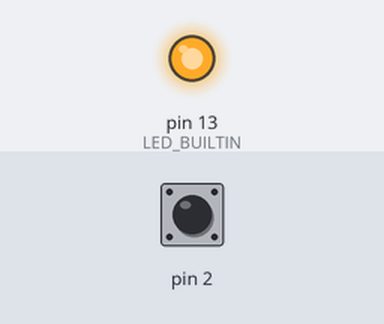
Bench run of a sketch on a simulated Arduino Uno, built with avr-gcc and run on an emulated ATmega328P. Parts: output pins drawn as LEDs (lit = HIGH). The inputs (shaded band) are chosen by the test bench; at power-on: pin 2 HIGH. What the sketch prints to the serial monitor is not drawn.

Above: at 0.1 s.
At 2.1 s:
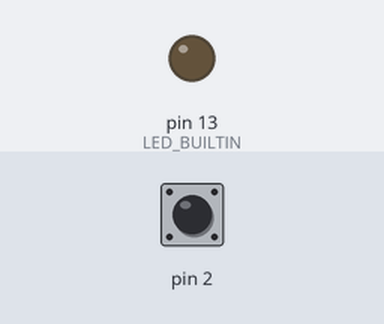
Timing chart, 0 to 3.6 s (numbered marks = the images above):
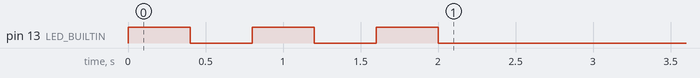

The sketch:

sketch_mar29a.ino
```cpp
void sDelay() {
  delay(1000);
}

void blinkFor(int times) {
  int delayTime = 400;
  int counter = 0;
  while(counter < times) {
    digitalWrite(LED_BUILTIN, HIGH);
    delay(delayTime);
    digitalWrite(LED_BUILTIN, LOW);
    delay(delayTime);
    counter = counter + 1;
  }
}

void setup() {
  Serial.begin(9600);
  // Sets the onboard LED as our output
  pinMode(LED_BUILTIN, OUTPUT);
  // Gets the HIGH and LOW from Digital 2
  pinMode(2, INPUT);
  // Hello i am alive
  blinkFor(3);
  // short delay
  sDelay();
}


// the loop function runs over and over again forever
void loop() {
  int input = digitalRead(2);
  if(input == LOW) {
    digitalWrite(LED_BUILTIN, HIGH);
  } else {
    digitalWrite(LED_BUILTIN, LOW);
  }
  Serial.print(input);
  Serial.println();
  delay(10);
}
```
